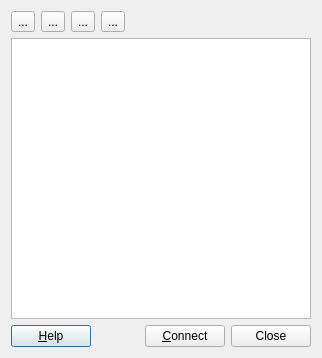
<ui version="4.0" >
 <class>HostListDialog</class>
 <widget class="QDialog" name="HostListDialog" >
  <property name="geometry" >
   <rect>
    <x>0</x>
    <y>0</y>
    <width>322</width>
    <height>358</height>
   </rect>
  </property>
  <property name="windowTitle" >
   <string>Session Dialog</string>
  </property>
  <layout class="QVBoxLayout" >
   <item>
    <layout class="QHBoxLayout" >
     <item>
      <widget class="QToolButton" name="toolButton" >
       <property name="toolTip" >
        <string>&lt;html>&lt;head>&lt;meta name="qrichtext" content="1" />&lt;style type="text/css">
p, li { white-space: pre-wrap; }
&lt;/style>&lt;/head>&lt;body style=" font-family:'宋体'; font-size:9pt; font-weight:400; font-style:normal;">
&lt;p style=" margin-top:0px; margin-bottom:0px; margin-left:0px; margin-right:0px; -qt-block-indent:0; text-indent:0px;">Connect&lt;/p>&lt;/body>&lt;/html></string>
       </property>
       <property name="text" >
        <string>...</string>
       </property>
      </widget>
     </item>
     <item>
      <widget class="QToolButton" name="toolButton_2" >
       <property name="toolTip" >
        <string>&lt;html>&lt;head>&lt;meta name="qrichtext" content="1" />&lt;style type="text/css">
p, li { white-space: pre-wrap; }
&lt;/style>&lt;/head>&lt;body style=" font-family:'宋体'; font-size:9pt; font-weight:400; font-style:normal;">
&lt;p style=" margin-top:0px; margin-bottom:0px; margin-left:0px; margin-right:0px; -qt-block-indent:0; text-indent:0px;">Quick Connect&lt;/p>&lt;/body>&lt;/html></string>
       </property>
       <property name="text" >
        <string>...</string>
       </property>
      </widget>
     </item>
     <item>
      <widget class="QToolButton" name="toolButton_3" >
       <property name="toolTip" >
        <string>&lt;html>&lt;head>&lt;meta name="qrichtext" content="1" />&lt;style type="text/css">
p, li { white-space: pre-wrap; }
&lt;/style>&lt;/head>&lt;body style=" font-family:'宋体'; font-size:9pt; font-weight:400; font-style:normal;">
&lt;p style=" margin-top:0px; margin-bottom:0px; margin-left:0px; margin-right:0px; -qt-block-indent:0; text-indent:0px;">Remove&lt;/p>&lt;/body>&lt;/html></string>
       </property>
       <property name="text" >
        <string>...</string>
       </property>
      </widget>
     </item>
     <item>
      <widget class="QToolButton" name="toolButton_4" >
       <property name="toolTip" >
        <string>&lt;html>&lt;head>&lt;meta name="qrichtext" content="1" />&lt;style type="text/css">
p, li { white-space: pre-wrap; }
&lt;/style>&lt;/head>&lt;body style=" font-family:'宋体'; font-size:9pt; font-weight:400; font-style:normal;">
&lt;p style=" margin-top:0px; margin-bottom:0px; margin-left:0px; margin-right:0px; -qt-block-indent:0; text-indent:0px;">Property&lt;/p>&lt;/body>&lt;/html></string>
       </property>
       <property name="text" >
        <string>...</string>
       </property>
      </widget>
     </item>
     <item>
      <spacer>
       <property name="orientation" >
        <enum>Qt::Horizontal</enum>
       </property>
       <property name="sizeHint" stdset="0" >
        <size>
         <width>40</width>
         <height>20</height>
        </size>
       </property>
      </spacer>
     </item>
    </layout>
   </item>
   <item>
    <widget class="QTreeView" name="treeView" >
     <property name="contextMenuPolicy" >
      <enum>Qt::CustomContextMenu</enum>
     </property>
     <property name="editTriggers" >
      <set>QAbstractItemView::NoEditTriggers</set>
     </property>
    </widget>
   </item>
   <item>
    <layout class="QHBoxLayout" >
     <item>
      <widget class="QPushButton" name="pushButton_3" >
       <property name="text" >
        <string>&amp;Help</string>
       </property>
      </widget>
     </item>
     <item>
      <spacer>
       <property name="orientation" >
        <enum>Qt::Horizontal</enum>
       </property>
       <property name="sizeHint" stdset="0" >
        <size>
         <width>40</width>
         <height>20</height>
        </size>
       </property>
      </spacer>
     </item>
     <item>
      <widget class="QPushButton" name="pushButton" >
       <property name="text" >
        <string>&amp;Connect</string>
       </property>
      </widget>
     </item>
     <item>
      <widget class="QPushButton" name="pushButton_2" >
       <property name="text" >
        <string>Close</string>
       </property>
      </widget>
     </item>
    </layout>
   </item>
  </layout>
 </widget>
 <resources/>
 <connections>
  <connection>
   <sender>pushButton_2</sender>
   <signal>clicked()</signal>
   <receiver>HostListDialog</receiver>
   <slot>reject()</slot>
   <hints>
    <hint type="sourcelabel" >
     <x>257</x>
     <y>392</y>
    </hint>
    <hint type="destinationlabel" >
     <x>246</x>
     <y>-5</y>
    </hint>
   </hints>
  </connection>
  <connection>
   <sender>pushButton</sender>
   <signal>clicked()</signal>
   <receiver>HostListDialog</receiver>
   <slot>reject()</slot>
   <hints>
    <hint type="sourcelabel" >
     <x>185</x>
     <y>387</y>
    </hint>
    <hint type="destinationlabel" >
     <x>135</x>
     <y>381</y>
    </hint>
   </hints>
  </connection>
 </connections>
</ui>
